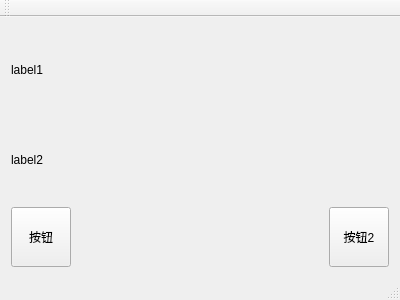
<?xml version="1.0" encoding="UTF-8"?>
<ui version="4.0">
 <class>MainWindow</class>
 <widget class="QMainWindow" name="MainWindow">
  <property name="geometry">
   <rect>
    <x>0</x>
    <y>0</y>
    <width>400</width>
    <height>300</height>
   </rect>
  </property>
  <property name="windowTitle">
   <string>MainWindow</string>
  </property>
  <widget class="QWidget" name="centralWidget">
   <layout class="QGridLayout" name="gridLayout_2">
    <item row="0" column="0">
     <layout class="QGridLayout" name="gridLayout">
      <item row="0" column="0" colspan="2">
       <widget class="QLabel" name="label">
        <property name="text">
         <string>label1</string>
        </property>
        <property name="scaledContents">
         <bool>false</bool>
        </property>
       </widget>
      </item>
      <item row="1" column="0" colspan="2">
       <widget class="QLabel" name="label_2">
        <property name="text">
         <string>label2</string>
        </property>
        <property name="scaledContents">
         <bool>false</bool>
        </property>
       </widget>
      </item>
      <item row="2" column="0">
       <widget class="QPushButton" name="pushButton">
        <property name="sizePolicy">
         <sizepolicy hsizetype="Fixed" vsizetype="Fixed">
          <horstretch>0</horstretch>
          <verstretch>0</verstretch>
         </sizepolicy>
        </property>
        <property name="minimumSize">
         <size>
          <width>60</width>
          <height>60</height>
         </size>
        </property>
        <property name="maximumSize">
         <size>
          <width>60</width>
          <height>60</height>
         </size>
        </property>
        <property name="text">
         <string>按钮</string>
        </property>
       </widget>
      </item>
      <item row="2" column="1">
       <spacer name="horizontalSpacer">
        <property name="orientation">
         <enum>Qt::Horizontal</enum>
        </property>
        <property name="sizeHint" stdset="0">
         <size>
          <width>198</width>
          <height>20</height>
         </size>
        </property>
       </spacer>
      </item>
      <item row="2" column="2">
       <widget class="QPushButton" name="pushButton_2">
        <property name="sizePolicy">
         <sizepolicy hsizetype="Fixed" vsizetype="Fixed">
          <horstretch>0</horstretch>
          <verstretch>0</verstretch>
         </sizepolicy>
        </property>
        <property name="minimumSize">
         <size>
          <width>60</width>
          <height>60</height>
         </size>
        </property>
        <property name="maximumSize">
         <size>
          <width>60</width>
          <height>60</height>
         </size>
        </property>
        <property name="text">
         <string>按钮2</string>
        </property>
       </widget>
      </item>
     </layout>
    </item>
   </layout>
  </widget>
  <widget class="QMenuBar" name="menuBar">
   <property name="geometry">
    <rect>
     <x>0</x>
     <y>0</y>
     <width>400</width>
     <height>23</height>
    </rect>
   </property>
  </widget>
  <widget class="QToolBar" name="mainToolBar">
   <attribute name="toolBarArea">
    <enum>TopToolBarArea</enum>
   </attribute>
   <attribute name="toolBarBreak">
    <bool>false</bool>
   </attribute>
  </widget>
  <widget class="QStatusBar" name="statusBar"/>
 </widget>
 <layoutdefault spacing="6" margin="11"/>
 <resources/>
 <connections/>
</ui>
